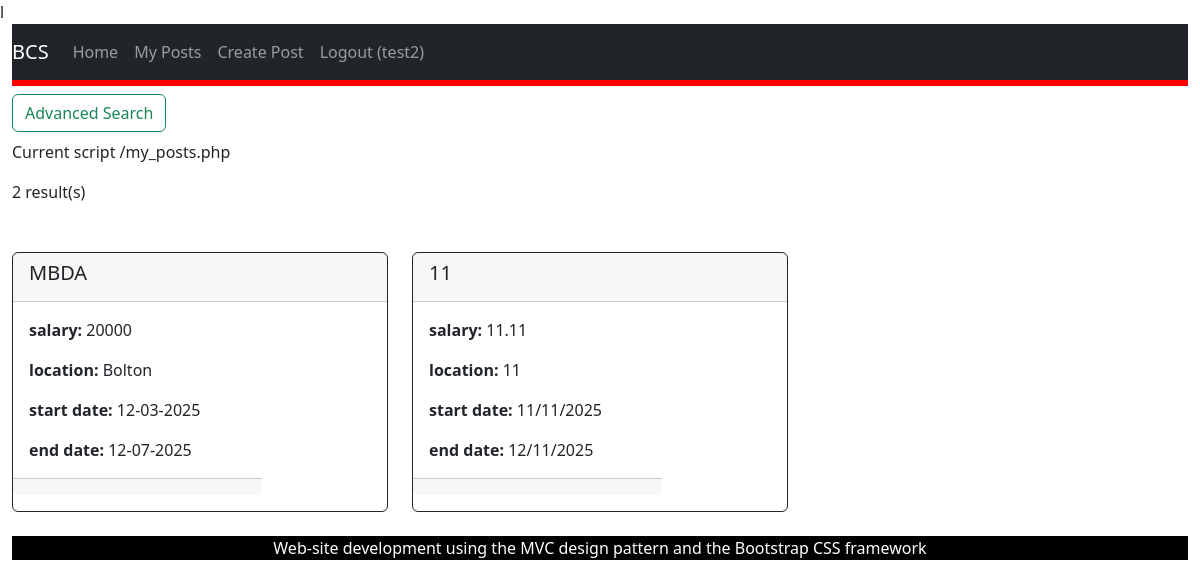
The app's page /my_posts.php (signed in) with its own data.
### tables this page shows
CREATE TABLE "placement_opportunity"
(
    placement_ID INTEGER
        primary key autoincrement,
    employer_ID  INTEGER
        references users,
    title        TEXT not null,
    description  TEXT not null,
    salary       REAL,
    location     TEXT not null,
    start_date   DATE not null,
    end_date     DATE not null
);

### my_posts.php (called while the page is built, shortened)
<?php
require_once('Models/PlacementsDataSet.php');
$view = new stdClass();
$view->pageTitle = 'My Posts';
$placementsDataSet = new PlacementsDataSet();
$view->placementsDataSet = $placementsDataSet->fetchAllPosts();
if (count($view->placementsDataSet) == 0)
{
    $view->dbMessage = "No results";
}
else
{
    $view->dbMessage = count($view->placementsDataSet) . " result(s)";
}
require_once('Views/my_posts.phtml');

### Models/Database.php (called while the page is built, shortened)
<?php
class Database {
    protected static $_dbInstance = null;
    protected $_dbHandle;
    public static function getInstance() {
        if(self::$_dbInstance === null) {
            self::$_dbInstance = new self();
        }
        return self::$_dbInstance;
    }
    private function __construct() {
        try {
            $this->_dbHandle = new PDO("sqlite:identifier.sqlite");
        }
        catch (PDOException $e) {
            echo $e->getMessage();
        }
    }
    public function getdbConnection() {
        return $this->_dbHandle;
    }
}

### Models/PlacementsDataSet.php (called while the page is built, shortened)
<?php
require_once('Database.php');
require_once('PlacementsData.php');
class PlacementsDataSet {
    protected $_dbHandle, $_dbInstance;
    public function __construct() {
        $this->_dbInstance = Database::getInstance();
        $this->_dbHandle = $this->_dbInstance->getdbConnection();
    }
    public function fetchAllPosts() {
        $sqlQuery = 'SELECT * FROM placement_opportunity;';
        $statement = $this->_dbHandle->prepare($sqlQuery);
        $statement->execute();
        $dataSet = [];
        while ($row = $statement->fetch()) {
            $dataSet[] = new PlacementsData($row);
        }
        return $dataSet;
    }
}

### Models/PlacementsData.php (called while the page is built, shortened)
<?php
class PlacementsData {
    protected $placement_id, $employer_id, $title, $description,$salary, $location, $start_date, $end_date;
    public function __construct($dbRow) {
        $this->title = $dbRow['title'];
        $this->salary = $dbRow['salary'];
        $this->location = $dbRow['location'];
        $this->start_date = $dbRow['start_date'];
        $this->end_date = $dbRow['end_date'];
    }
    public function getTitle() {
        return $this->title;
    }
    public function getSalary() {
        return $this->salary;
    }
    public function getLocation() {
        return $this->location;
    }
    public function getStartDate() {
        return $this->start_date;
    }
    public function getEndDate() {
        return $this->end_date;
    }
}

### Views/my_posts.phtml (the view, shortened to what this page needs)
<?php require('template/header.phtml');
?>
<?php if (isset($_SESSION['role']) == "employer"):?>
<div class="col-3">
    <button class="btn btn-outline-success my-4 my-sm-2" type="submit" data-bs-toggle="collapse" data-bs-target="#advancedOptions" aria-expanded="false" aria-controls="advancedOptions" >Advanced Search
    </button>
</div>
<div class="col-4">
    <p>Current script <?php echo $_SERVER["PHP_SELF"]; ?></p>
</div>
<div class="col-2">
    <p><?php echo $view->dbMessage; ?></p>
</div>
<div class="row row-cols-1 row-cols-md-3 g-4 my-4">
    <?php foreach ($view->placementsDataSet as $placementsData) { ?>
        <div class="col">
            <div class="card border-dark mb-3 h-100">
                <div class="card-header">
                        <h5><?php echo $placementsData->getTitle(); ?></h5>
                </div>
                <div class="col-md-8">
                    <div class="card-body">
                        <p class="card-text"><b>salary:</b> <?php echo $placementsData->getSalary()?></p>
                        <p class="card-text"><b>location:</b> <?php echo $placementsData->getLocation()?></p>
                        <p class="card-text"><b>start date:</b> <?php echo $placementsData->getStartDate()?></p>
                        <p class="card-text"><b>end date:</b> <?php echo $placementsData->getEndDate()?></p>
                    </div>
                    <div class="card-footer">
                    </div>
                </div>
            </div>
        </div>
    <?php } ?>
</div>
<?php endif; ?>
<?php require('template/footer.phtml') ?>

### Views/template/header.phtml (shortened to what this page needs)
l<?php
$is_logged_in = $_SESSION['logged_in'] ?? false;
$user_role = $_SESSION['role'] ?? '';
?>
<!DOCTYPE html>
<html lang="en">
<head>
    <link href="https://cdn.jsdelivr.net/npm/bootstrap@5.2.0/dist/css/bootstrap.min.css" rel="stylesheet">
    <link href="/css/my-style.css" rel="stylesheet">
</head>
<body role=""document">
<div class="container-fluid">
    <nav class="navbar navbar-expand-lg navbar-dark bg-dark">
        <a class="navbar-brand" href="index.php"> BCS</a>
        <div class="collapse navbar-collapse" id="navbarNav">
            <ul class="navbar-nav me-auto">
                <li class="nav-item">
                    <a class="nav-link" href="index.php">Home</a>
                </li>
                <?php if ($is_logged_in && $user_role === 'employer'): ?>
                    <li class="nav-item">
                        <a class="nav-link" href="my_posts.php">My Posts</a>
                    </li>
                    <li class="nav-item">
                        <a class="nav-link" href="add_post.php">Create Post</a>
                    </li>
                <?php endif; ?>
                <?php if ($is_logged_in): ?>
                    <li class="nav-item">
                        <a class="nav-link" href="logout.php">Logout (<?php echo $_SESSION['name']; ?>)</a>
                    </li>
                <?php else: ?>
                    <li class="nav-item">
                        <a class="nav-link" href="login.php">Login</a>
                    </li>
                <?php endif; ?>
            </ul>
        </div>
    </nav>
    <main id="content" class="col-12">

### Views/template/footer.phtml (shortened to what this page needs)
    </main>
    <footer class-"row">
        <div id="footer" class="col-xs-12">
            <p>Web-site development using the MVC design pattern and the Bootstrap CSS framework</p>
        </div>
    </footer>
</body>
</html>

### css/my-style.css (style rules this page uses)
#content { background-color: #fff; border-top: solid 6px #f00; }
#footer { margin_top: 20px; text-align: center; background-color: #000; color: #fff; }

### records on screen
placement_opportunity: title "MBDA", salary "20000", location "Bolton", start_date "12-03-2025", end_date "12-07-2025"
placement_opportunity: title "11", salary "11.11", location "11", start_date "11/11/2025", end_date "12/11/2025"

### other values on screen
$_SESSION['name'] "test2"
$_SERVER["PHP_SELF"] "/my_posts.php"
$view->dbMessage "2 result(s)"
